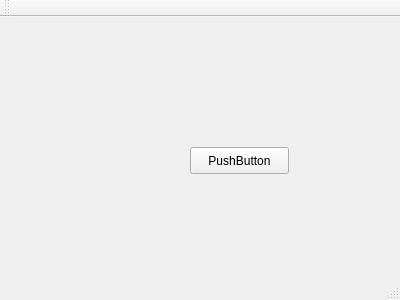
<?xml version="1.0" encoding="UTF-8"?>
<ui version="4.0">
 <class>MainWindow</class>
 <widget class="QMainWindow" name="MainWindow">
  <property name="geometry">
   <rect>
    <x>0</x>
    <y>0</y>
    <width>400</width>
    <height>300</height>
   </rect>
  </property>
  <property name="windowTitle">
   <string>MainWindow</string>
  </property>
  <widget class="QWidget" name="centralWidget">
   <widget class="QPushButton" name="pushButton">
    <property name="geometry">
     <rect>
      <x>190</x>
      <y>130</y>
      <width>99</width>
      <height>27</height>
     </rect>
    </property>
    <property name="text">
     <string>PushButton</string>
    </property>
   </widget>
  </widget>
  <widget class="QMenuBar" name="menuBar">
   <property name="geometry">
    <rect>
     <x>0</x>
     <y>0</y>
     <width>400</width>
     <height>25</height>
    </rect>
   </property>
  </widget>
  <widget class="QToolBar" name="mainToolBar">
   <attribute name="toolBarArea">
    <enum>TopToolBarArea</enum>
   </attribute>
   <attribute name="toolBarBreak">
    <bool>false</bool>
   </attribute>
  </widget>
  <widget class="QStatusBar" name="statusBar"/>
 </widget>
 <layoutdefault spacing="6" margin="11"/>
 <resources/>
 <connections/>
</ui>
